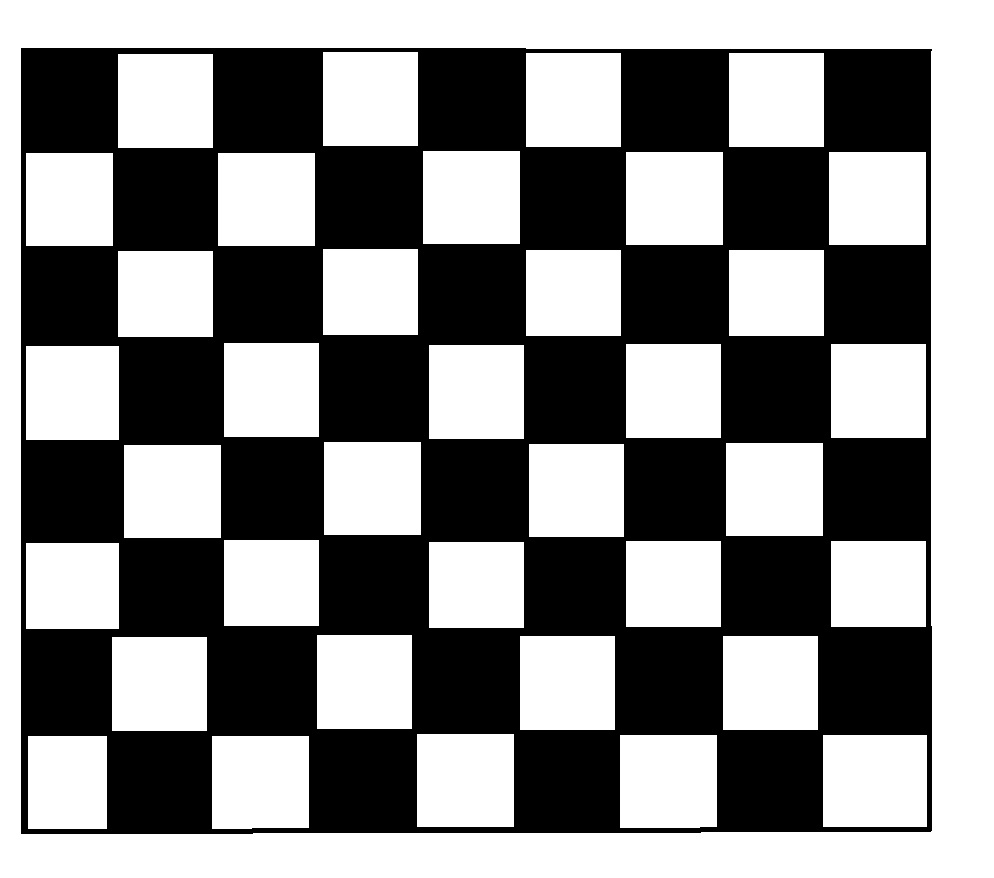
#> input picture harris_corner_detector_advanced/board_1.jpg, 994 x 878 px
$ python harris_detector_advanced.py --image board_1.jpg
#> lines starting #> are read from the running program, lines starting #| are printed output that depends on the picture; after the words box and inside, x2 and y2 are one past the last pixel; in counts of white or black regions, pixels touching at a corner belong together
"""
Advanced Harris Corner Detector - Enhanced Interest Point Detection

This module implements an enhanced version of the Harris Corner Detector
with Non-Maximum Suppression (NMS) for cleaner corner detection results.

Key differences from basic Harris detector:
1. Uses alternative corner response formula: R = det(M) / trace(M)
   (instead of standard R = det(M) - k*trace(M)^2)
2. Applies Non-Maximum Suppression to eliminate clustered detections
3. Provides enhanced visualization with circle overlays

The alternative formulation is invariant to image scale and doesn't
require tuning the k parameter.

Author: Computer Vision Course Project
"""

import argparse
from pathlib import Path
from typing import Tuple, List
import numpy as np
import cv2
import matplotlib.pyplot as plt


class AdvancedHarrisDetector:
    """Advanced Harris Corner Detector with Non-Maximum Suppression."""

    # Gaussian filter (5x5, sigma=1)
    GAUSSIAN_5X5 = np.array([
        [0.0030, 0.0133, 0.0219, 0.0133, 0.0030],
        [0.0133, 0.0596, 0.0983, 0.0596, 0.0133],
        [0.0219, 0.0983, 0.1621, 0.0983, 0.0219],
        [0.0133, 0.0596, 0.0983, 0.0596, 0.0133],
        [0.0030, 0.0133, 0.0219, 0.0133, 0.0030]
    ])

    # Gaussian filter (13x13, sigma=2)
    GAUSSIAN_13X13 = np.array([
        [0.0000, 0.0000, 0.0001, 0.0001, 0.0003, 0.0004, 0.0004, 0.0004, 0.0003, 0.0001, 0.0001, 0.0000, 0.0000],
        [0.0000, 0.0001, 0.0002, 0.0006, 0.0011, 0.0015, 0.0018, 0.0015, 0.0011, 0.0006, 0.0002, 0.0001, 0.0000],
        [0.0001, 0.0002, 0.0007, 0.0018, 0.0033, 0.0048, 0.0054, 0.0048, 0.0033, 0.0018, 0.0007, 0.0002, 0.0001],
        [0.0001, 0.0006, 0.0018, 0.0042, 0.0079, 0.0114, 0.0129, 0.0114, 0.0079, 0.0042, 0.0018, 0.0006, 0.0001],
        [0.0003, 0.0011, 0.0033, 0.0079, 0.0147, 0.0213, 0.0242, 0.0213, 0.0147, 0.0079, 0.0033, 0.0011, 0.0003],
        [0.0004, 0.0015, 0.0048, 0.0114, 0.0213, 0.0311, 0.0352, 0.0311, 0.0213, 0.0114, 0.0048, 0.0015, 0.0004],
        [0.0004, 0.0018, 0.0054, 0.0129, 0.0242, 0.0352, 0.0399, 0.0352, 0.0242, 0.0129, 0.0054, 0.0018, 0.0004],
        [0.0004, 0.0015, 0.0048, 0.0114, 0.0213, 0.0311, 0.0352, 0.0311, 0.0213, 0.0114, 0.0048, 0.0015, 0.0004],
        [0.0003, 0.0011, 0.0033, 0.0079, 0.0147, 0.0213, 0.0242, 0.0213, 0.0147, 0.0079, 0.0033, 0.0011, 0.0003],
        [0.0001, 0.0006, 0.0018, 0.0042, 0.0079, 0.0114, 0.0129, 0.0114, 0.0079, 0.0042, 0.0018, 0.0006, 0.0001],
        [0.0001, 0.0002, 0.0007, 0.0018, 0.0033, 0.0048, 0.0054, 0.0048, 0.0033, 0.0018, 0.0007, 0.0002, 0.0001],
        [0.0000, 0.0001, 0.0002, 0.0006, 0.0011, 0.0015, 0.0018, 0.0015, 0.0011, 0.0006, 0.0002, 0.0001, 0.0000],
        [0.0000, 0.0000, 0.0001, 0.0001, 0.0003, 0.0004, 0.0004, 0.0004, 0.0003, 0.0001, 0.0001, 0.0000, 0.0000]
    ])

    # Prewitt gradient kernels
    KERNEL_PREWITT_Y = np.array([[-1, -1, -1],
                                  [0, 0, 0],
                                  [1, 1, 1]])

    KERNEL_PREWITT_X = np.array([[-1, 0, 1],
                                  [-1, 0, 1],
                                  [-1, 0, 1]])

    def __init__(self, image_path: str, target_size: Tuple[int, int] = (200, 200),
                 corner_threshold: float = 0.25, nms_window_size: int = 15,
                 output_dir: str = "output"):
        """
        Initialize Advanced Harris Corner Detector.

        Args:
            image_path: Path to input image
            target_size: Resize dimensions (width, height)
            corner_threshold: Threshold for corner response (as fraction of max)
            nms_window_size: Window size for non-maximum suppression
            output_dir: Directory for saving outputs
        """
        self.corner_threshold = corner_threshold
        self.nms_window_size = nms_window_size
        self.output_dir = Path(output_dir)
        self.output_dir.mkdir(exist_ok=True)

        # Load and preprocess image
        self.image_color = self._load_image(image_path, target_size)
        self.image_gray = cv2.cvtColor(self.image_color, cv2.COLOR_BGR2GRAY).astype(np.float32)

        # Storage for intermediate results
        self.smoothed = None
        self.gradient_x = None
        self.gradient_y = None
        self.M11 = None
        self.M12 = None
        self.M22 = None
        self.corner_response = None
        self.response_after_nms = None
        self.corners = None

    @staticmethod
    def _load_image(image_path: str, size: Tuple[int, int]) -> np.ndarray:
        """Load and resize image."""
#> called with image_path = 'board_1.jpg', size = (200, 200)
        image = cv2.imread(image_path)
#> image is the input picture: shape (878, 994, 3); min 0, max 255, mean 137.9
        if image is None:
            raise FileNotFoundError(f"Image not found: {image_path}")
        return cv2.resize(image, size)

    @staticmethod
    def _convolve(image: np.ndarray, kernel: np.ndarray) -> np.ndarray:
        """
        Perform 2D convolution.

        Args:
            image: Input image
            kernel: Convolution kernel

        Returns:
            Convolved image
        """
        rows, cols = image.shape
#> rows = 200; cols = 200
        kernel_rows, kernel_cols = kernel.shape
#> kernel_rows = 5; kernel_cols = 5
        output = np.zeros((rows, cols), dtype=np.float32)

        # Initialize with original values
        for i in range(rows):
            for j in range(cols):
                output[i, j] = image[i, j]

        # Convolve interior
        pad_r = kernel_rows // 2
#> pad_r = 2
        pad_c = kernel_cols // 2
#> pad_c = 2

        for i in range(pad_r, rows - pad_r):
            for j in range(pad_c, cols - pad_c):
                window = image[i - pad_r:i + pad_r + 1, j - pad_c:j + pad_c + 1]
                output[i, j] = np.sum(window * kernel)

        return output

    @staticmethod
    def _safe_divide(numerator: np.ndarray, denominator: np.ndarray) -> np.ndarray:
        """
        Safely divide two arrays, handling division by zero.

        Args:
            numerator: Numerator array
            denominator: Denominator array

        Returns:
            Result of division, with zeros where denominator is zero
        """
        result = np.zeros_like(numerator)
        for i in range(numerator.shape[0]):
            for j in range(numerator.shape[1]):
                if denominator[i, j] != 0:
                    result[i, j] = numerator[i, j] / denominator[i, j]
        return result

    def compute_gradients(self) -> Tuple[np.ndarray, np.ndarray]:
        """
        Compute image gradients using Prewitt operator.

        Returns:
            Tuple of (gradient_x, gradient_y)
        """
        print("Computing image gradients...")

        # Apply Gaussian smoothing
        self.smoothed = self._convolve(self.image_gray, self.GAUSSIAN_5X5)

        # Compute gradients
        self.gradient_x = self._convolve(self.smoothed, self.KERNEL_PREWITT_X)
        self.gradient_y = self._convolve(self.smoothed, self.KERNEL_PREWITT_Y)

        print(f"  Gradient X range: [{np.min(self.gradient_x):.2f}, {np.max(self.gradient_x):.2f}]")
#|   Gradient X range: [-494.65, 494.65]
        print(f"  Gradient Y range: [{np.min(self.gradient_y):.2f}, {np.max(self.gradient_y):.2f}]")
#|   Gradient Y range: [-494.65, 494.65]

        return self.gradient_x, self.gradient_y

    def compute_structure_tensor(self) -> Tuple[np.ndarray, np.ndarray, np.ndarray]:
        """
        Compute structure tensor from gradients.

        Returns:
            Tuple of (M11, M12, M22)
        """
        print("Computing structure tensor...")

        # Compute products of derivatives
        Ixx = self.gradient_x * self.gradient_x
        Iyy = self.gradient_y * self.gradient_y
        Ixy = self.gradient_x * self.gradient_y
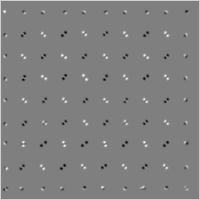
#> Ixy: shape (200, 200) float32; min -102607.7, max 102906.2, mean 1263.8; drawn with min black and max white

        # Apply Gaussian weighting
        self.M11 = self._convolve(Ixx, self.GAUSSIAN_13X13)
        self.M12 = self._convolve(Ixy, self.GAUSSIAN_13X13)
#> after the loop in _convolve (call 5), `for i in range(pad_r, rows - pad_r):`:
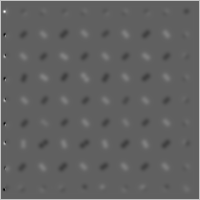
#> output: shape (200, 200) float32; min -63073.7, max 102906.2, mean 1265.5; drawn with min black and max white
        self.M22 = self._convolve(Iyy, self.GAUSSIAN_13X13)
#> after the loop in _convolve (call 6), `for i in range(pad_r, rows - pad_r):`:
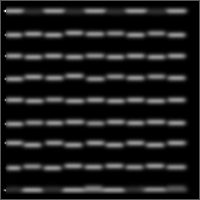
#> output: shape (200, 200) float32; min 0, max 190473.3, mean 21178.9; drawn with min black and max white

        print(f"  M11 range: [{np.min(self.M11):.2f}, {np.max(self.M11):.2f}]")
#|   M11 range: [0.00, 244677.66]
        print(f"  M12 range: [{np.min(self.M12):.2f}, {np.max(self.M12):.2f}]")
#|   M12 range: [-63073.71, 102906.23]
        print(f"  M22 range: [{np.min(self.M22):.2f}, {np.max(self.M22):.2f}]")
#|   M22 range: [0.00, 190473.33]

        return self.M11, self.M12, self.M22

    def compute_corner_response(self) -> np.ndarray:
        """
        Compute corner response using alternative formulation.

        Uses R = det(M) / trace(M) instead of standard Harris formula.
        This formulation is scale-invariant and doesn't require k parameter.

        Returns:
            Corner response map
        """
        print("Computing corner response (det(M)/trace(M) formulation)...")

        # Compute determinant and trace
        det_M = self.M11 * self.M22 - self.M12 * self.M12
        trace_M = self.M11 + self.M22

        # Alternative corner response: det(M) / trace(M)
        self.corner_response = self._safe_divide(det_M, trace_M)
#> after the loop in _safe_divide, `for i in range(numerator.shape[0]):`:
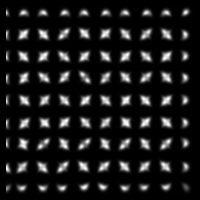
#> result: shape (200, 200) float32; min -0.00202, max 26214.6, mean 2807.9; drawn with min black and max white

        print(f"  Response range: [{np.min(self.corner_response):.2f}, "
              f"{np.max(self.corner_response):.2f}]")
#|   Response range: [-0.00, 26214.58]

        return self.corner_response

    def apply_nms(self) -> np.ndarray:
        """
        Apply Non-Maximum Suppression to corner response.

        Only keeps local maxima within the specified window size.

        Returns:
            Corner response after NMS
        """
        print(f"Applying non-maximum suppression (window size={self.nms_window_size})...")

        rows, cols = self.corner_response.shape
#> rows = 200; cols = 200
        self.response_after_nms = np.zeros((rows, cols), dtype=np.float32)

        window_half = self.nms_window_size // 2

        for i in range(window_half, rows - window_half):
            for j in range(window_half, cols - window_half):
                # Extract window
                window = self.corner_response[i - window_half:i + window_half + 1,
                                             j - window_half:j + window_half + 1]
                max_val = np.max(window)

                # Keep only if local maximum
                if self.corner_response[i, j] == max_val:
                    self.response_after_nms[i, j] = self.corner_response[i, j]
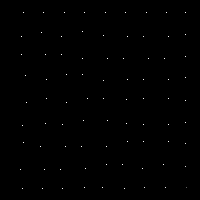
#> self.response_after_nms: shape (200, 200) float32; min 0, max 26214.6, mean 51.2; drawn with min black and max white

        num_local_maxima = np.sum(self.response_after_nms > 0)
#> num_local_maxima = 81
        print(f"  Local maxima after NMS: {num_local_maxima}")
#|   Local maxima after NMS: 81

        return self.response_after_nms

    def detect_corners(self) -> np.ndarray:
        """
        Detect corners by thresholding NMS response.

        Returns:
            Binary corner map
        """
        print(f"Detecting corners (threshold={self.corner_threshold})...")

        # Normalize response
        max_response = np.max(self.response_after_nms)
#> max_response = 26214.6
        if max_response > 0:
            self.response_after_nms /= max_response
#> self.response_after_nms: shape (200, 200) float32; 0.2% of pixels changed, all inside (x1, y1, x2, y2) = (20, 12, 187, 189)

        # Threshold to detect corners
        self.corners = (self.response_after_nms >= self.corner_threshold).astype(np.float32)
#> self.corners: shape (200, 200) float32; values 0 (black) and 1 (white), 0.2% white in thin lines or dots, all inside (x1, y1, x2, y2) = (20, 12, 187, 189)

        num_corners = np.sum(self.corners)
#> num_corners = 81
        print(f"  Detected {int(num_corners)} corners")
#|   Detected 81 corners

        return self.corners

    def visualize_and_save(self, image_name: str = "result") -> None:
        """
        Create comprehensive visualization of advanced Harris detection pipeline.

        Args:
            image_name: Base name for output files
        """
#> called with image_name = 'board_1'
        print(f"\nCreating visualizations...")

        # Get corner coordinates
        corner_rows, corner_cols = np.where(self.corners == 1)
#> corner_rows = 81 values from 12 to 188; corner_cols = 81 values, max 186 at index 76, min 20 at index 69, mean 104.2
        corner_points = list(zip(corner_cols, corner_rows))
#> corner_points = 81 pairs, first value 20 to 186, second value 12 to 188

        # Create image with corner overlays
        image_with_corners = self.image_color.copy()
        circle_radius = 5
        circle_color = (0, 0, 255)  # Red in BGR
        circle_thickness = 2

        for point in corner_points:
            cv2.circle(image_with_corners, point, circle_radius, circle_color, circle_thickness)
#> this loop made 81 passes
#> point on passes 1 to 12: (23, 12), (43, 12), (64, 12), (84, 12), (105, 12), (125, 12), (146, 12), (166, 12), (185, 12), (82, 31), (41, 32), (185, 34)
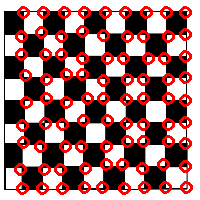
#> image_with_corners: shape (200, 200, 3); mean of channels 0, 1, 2 115.2, 115.2, 161.6; drawn as B, G, R

        # Multi-panel visualization
        fig, axes = plt.subplots(2, 3, figsize=(18, 12))

        axes[0, 0].imshow(self.image_gray, cmap='gray')
        axes[0, 0].set_title('Original Grayscale Image')
        axes[0, 0].axis('off')

        axes[0, 1].imshow(np.abs(self.gradient_x), cmap='gray')
        axes[0, 1].set_title('Gradient X')
        axes[0, 1].axis('off')

        axes[0, 2].imshow(np.abs(self.gradient_y), cmap='gray')
        axes[0, 2].set_title('Gradient Y')
        axes[0, 2].axis('off')

        axes[1, 0].imshow(self.corner_response, cmap='jet')
        axes[1, 0].set_title('Corner Response (det/trace)')
        axes[1, 0].axis('off')

        axes[1, 1].imshow(self.response_after_nms, cmap='jet')
        axes[1, 1].set_title(f'After NMS ({self.nms_window_size}x{self.nms_window_size})')
        axes[1, 1].axis('off')

        axes[1, 2].imshow(cv2.cvtColor(image_with_corners, cv2.COLOR_BGR2RGB))
        axes[1, 2].set_title(f'Detected Corners ({int(np.sum(self.corners))})')
        axes[1, 2].axis('off')

        plt.tight_layout()
        plt.savefig(self.output_dir / f'{image_name}_harris_advanced_pipeline.png',
                   dpi=150, bbox_inches='tight')
        plt.close()

        # Save individual outputs
        cv2.imwrite(str(self.output_dir / f'{image_name}_corners_overlay.png'),
                   image_with_corners)

        # Side-by-side comparison
        fig, axes = plt.subplots(1, 2, figsize=(14, 6))

        axes[0].imshow(self.image_gray, cmap='gray')
        axes[0].set_title('Original Image')
        axes[0].axis('off')

        axes[1].imshow(cv2.cvtColor(image_with_corners, cv2.COLOR_BGR2RGB))
        axes[1].set_title(f'Detected Corners ({int(np.sum(self.corners))} corners)')
        axes[1].axis('off')

        plt.tight_layout()
        plt.savefig(self.output_dir / f'{image_name}_comparison.png', dpi=150,
                   bbox_inches='tight')
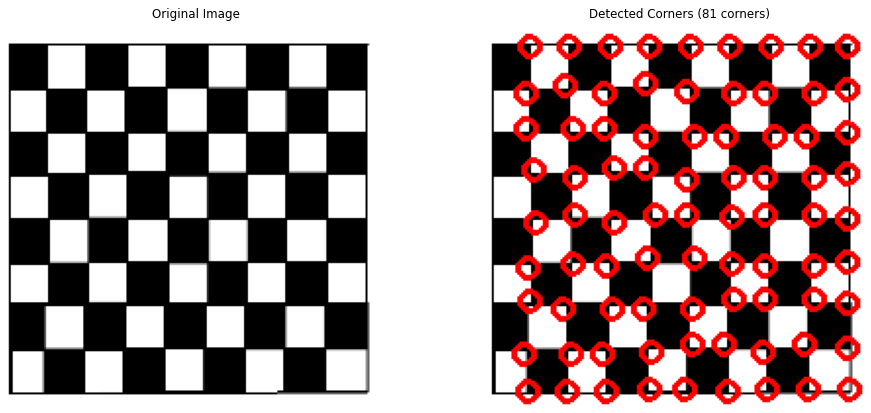
#> figure drawn by matplotlib, 2 panels
        plt.close()

        print(f"[OK] All outputs saved to {self.output_dir}/")

    def run(self) -> np.ndarray:
        """
        Execute full advanced Harris corner detection pipeline.

        Returns:
            Binary corner map
        """
        print("\n" + "="*70)
        print("Advanced Harris Corner Detection Pipeline")
        print("="*70 + "\n")

        self.compute_gradients()
        self.compute_structure_tensor()
        self.compute_corner_response()
        self.apply_nms()
        self.detect_corners()

        return self.corners


def main():
    """Main entry point for advanced Harris corner detection."""
    parser = argparse.ArgumentParser(
        description='Advanced Harris Corner Detector with Non-Maximum Suppression',
        formatter_class=argparse.RawDescriptionHelpFormatter,
        epilog="""
Example usage:
  python harris_detector_advanced.py --image board_1.jpg
  python harris_detector_advanced.py --image board_2.jpg --threshold 0.3 --nms-window 20
  python harris_detector_advanced.py --image board_1.jpg --size 300 300
        """
    )

    parser.add_argument('--image', type=str, required=True,
                       help='Path to input image')
    parser.add_argument('--size', type=int, nargs=2, default=[200, 200],
                       metavar=('WIDTH', 'HEIGHT'),
                       help='Resize image to WIDTH HEIGHT (default: 200 200)')
    parser.add_argument('--threshold', type=float, default=0.25,
                       help='Corner detection threshold (default: 0.25)')
    parser.add_argument('--nms-window', type=int, default=15,
                       help='NMS window size (default: 15)')
    parser.add_argument('--output-dir', type=str, default='output',
                       help='Output directory (default: output)')

    args = parser.parse_args()

    try:
        # Initialize detector
        detector = AdvancedHarrisDetector(
            image_path=args.image,
            target_size=tuple(args.size),
            corner_threshold=args.threshold,
            nms_window_size=args.nms_window,
            output_dir=args.output_dir
        )

        # Run detection
        corners = detector.run()

        # Visualize and save results
        image_name = Path(args.image).stem
        detector.visualize_and_save(image_name)

        print("\n" + "="*70)
        print(f"[SUCCESS] Detected {int(np.sum(corners))} corners!")
#| [SUCCESS] Detected 81 corners!
        print("="*70 + "\n")

    except Exception as e:
        print(f"\n[ERROR] {e}\n")
        raise


if __name__ == "__main__":
    main()
